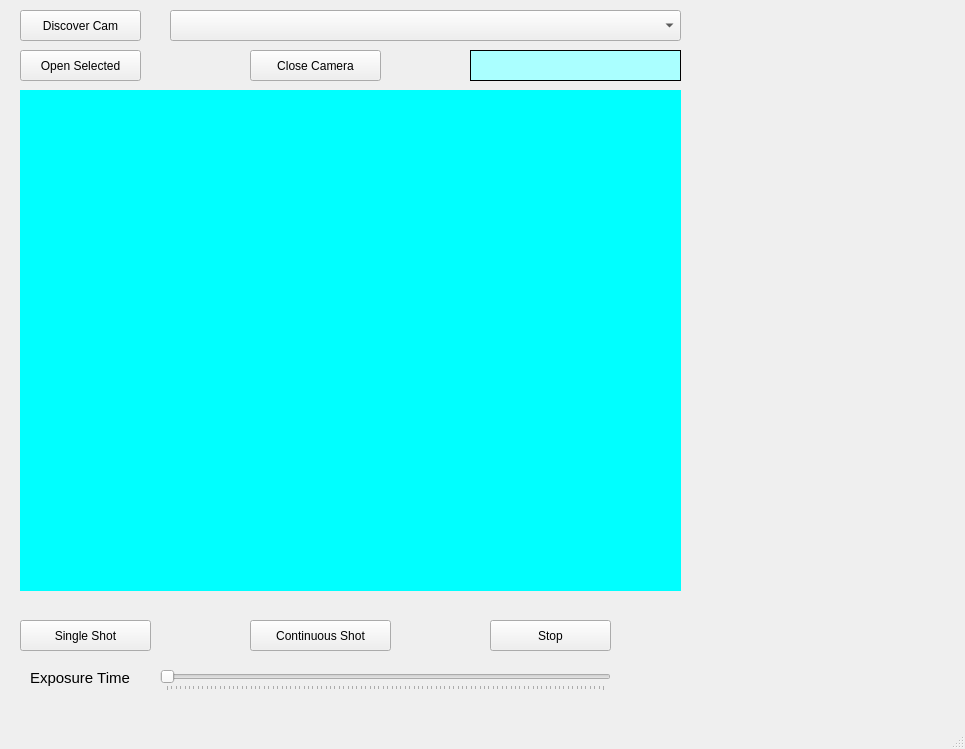
<?xml version="1.0" encoding="UTF-8"?>
<ui version="4.0">
 <class>QT_Basler_UI_testClass</class>
 <widget class="QMainWindow" name="QT_Basler_UI_testClass">
  <property name="geometry">
   <rect>
    <x>0</x>
    <y>0</y>
    <width>965</width>
    <height>749</height>
   </rect>
  </property>
  <property name="windowTitle">
   <string>QT_Basler_UI_test</string>
  </property>
  <widget class="QWidget" name="centralWidget">
   <widget class="QSlider" name="ExposureTimeSlider">
    <property name="geometry">
     <rect>
      <x>160</x>
      <y>670</y>
      <width>451</width>
      <height>21</height>
     </rect>
    </property>
    <property name="orientation">
     <enum>Qt::Horizontal</enum>
    </property>
    <property name="tickPosition">
     <enum>QSlider::TicksBelow</enum>
    </property>
   </widget>
   <widget class="QLabel" name="label">
    <property name="geometry">
     <rect>
      <x>30</x>
      <y>670</y>
      <width>121</width>
      <height>16</height>
     </rect>
    </property>
    <property name="font">
     <font>
      <pointsize>11</pointsize>
     </font>
    </property>
    <property name="text">
     <string>Exposure Time</string>
    </property>
   </widget>
   <widget class="QComboBox" name="CameraListComboBox">
    <property name="geometry">
     <rect>
      <x>170</x>
      <y>10</y>
      <width>511</width>
      <height>31</height>
     </rect>
    </property>
   </widget>
   <widget class="QWidget" name="ImageShowWidget" native="true">
    <property name="geometry">
     <rect>
      <x>20</x>
      <y>90</y>
      <width>661</width>
      <height>501</height>
     </rect>
    </property>
    <property name="styleSheet">
     <string notr="true">background-color:rgb(0, 255, 255)</string>
    </property>
   </widget>
   <widget class="QPushButton" name="OpenSelectedButton">
    <property name="geometry">
     <rect>
      <x>20</x>
      <y>50</y>
      <width>121</width>
      <height>31</height>
     </rect>
    </property>
    <property name="text">
     <string>Open Selected</string>
    </property>
   </widget>
   <widget class="QPushButton" name="CloseCamButton">
    <property name="geometry">
     <rect>
      <x>250</x>
      <y>50</y>
      <width>131</width>
      <height>31</height>
     </rect>
    </property>
    <property name="text">
     <string>Close Camera</string>
    </property>
   </widget>
   <widget class="QLabel" name="CamOpenStatusLabel">
    <property name="geometry">
     <rect>
      <x>470</x>
      <y>50</y>
      <width>211</width>
      <height>31</height>
     </rect>
    </property>
    <property name="styleSheet">
     <string notr="true">background-color:rgb(170, 255, 255);
border-width: 1px;
border-style: solid;
border-color: rgb(0, 0, 0)</string>
    </property>
    <property name="text">
     <string/>
    </property>
   </widget>
   <widget class="QPushButton" name="SingleShotButton">
    <property name="geometry">
     <rect>
      <x>20</x>
      <y>620</y>
      <width>131</width>
      <height>31</height>
     </rect>
    </property>
    <property name="text">
     <string>Single Shot</string>
    </property>
   </widget>
   <widget class="QPushButton" name="ContinuousShotButton">
    <property name="geometry">
     <rect>
      <x>250</x>
      <y>620</y>
      <width>141</width>
      <height>31</height>
     </rect>
    </property>
    <property name="text">
     <string>Continuous Shot</string>
    </property>
   </widget>
   <widget class="QPushButton" name="StopButton">
    <property name="geometry">
     <rect>
      <x>490</x>
      <y>620</y>
      <width>121</width>
      <height>31</height>
     </rect>
    </property>
    <property name="text">
     <string>Stop</string>
    </property>
   </widget>
   <widget class="QPushButton" name="DiscoverCam">
    <property name="geometry">
     <rect>
      <x>20</x>
      <y>10</y>
      <width>121</width>
      <height>31</height>
     </rect>
    </property>
    <property name="text">
     <string>Discover Cam</string>
    </property>
   </widget>
  </widget>
  <widget class="QStatusBar" name="statusBar"/>
 </widget>
 <layoutdefault spacing="6" margin="11"/>
 <resources>
  <include location="QT_Basler_UI_test.qrc"/>
 </resources>
 <connections/>
</ui>
